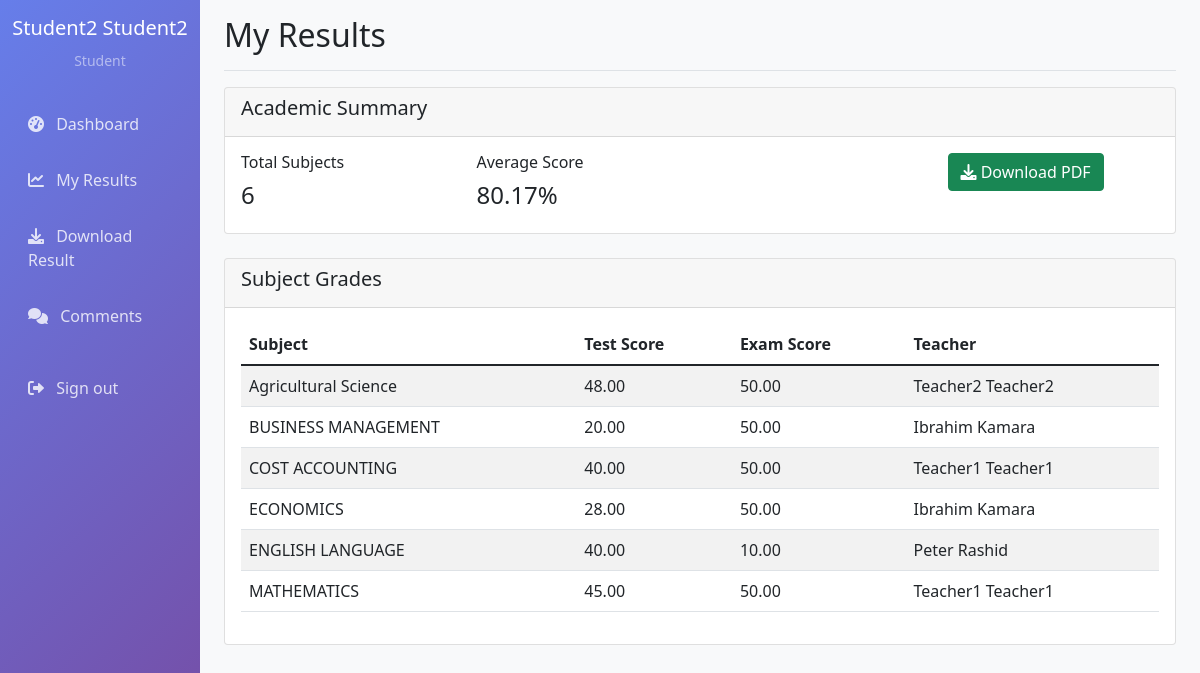
The page /grades/student/results/ (signed in) on the database its author committed.
### accounts/models.py (models this page shows, shortened)
class CustomUser(AbstractUser):
    USER_TYPE_CHOICES = (
        ('admin', 'Admin'),
        ('teacher', 'Teacher'),
        ('student', 'Student'),
    )
    email = models.EmailField(unique=True)
    user_type = models.CharField(max_length=10, choices=USER_TYPE_CHOICES)
    phone = models.PositiveIntegerField(max_length=15, blank=True)
    address = models.CharField(blank=True)
    USERNAME_FIELD = 'email'
    REQUIRED_FIELDS = ['username', 'user_type']

class Subject(models.Model):
    name = models.CharField(max_length=100)
    code = models.CharField(max_length=10, unique=True)
    description = models.CharField(blank=True)

### grades/models.py (models this page shows, shortened)
class StudentResult(models.Model):
    student = models.OneToOneField(CustomUser, on_delete=models.CASCADE, limit_choices_to={'user_type': 'student'})
    total_subjects = models.IntegerField(default=0)
    total_score = models.DecimalField(max_digits=8, decimal_places=2, default=0)
    average_score = models.DecimalField(max_digits=5, decimal_places=2, default=0)
    academic_year = models.CharField(max_length=20, default='2023-2024')
    updated_at = models.DateTimeField(auto_now=True)

class Grade(models.Model):
    student = models.ForeignKey(CustomUser, on_delete=models.CASCADE, limit_choices_to={'user_type': 'student'})
    subject = models.ForeignKey(Subject, on_delete=models.CASCADE)
    teacher = models.ForeignKey(CustomUser, on_delete=models.CASCADE, limit_choices_to={'user_type': 'teacher'}, related_name='grades_given')
    test_score = models.DecimalField(max_digits=5, decimal_places=2, default=0)
    exam_score = models.DecimalField(max_digits=5, decimal_places=2, default=0)
    total_score = models.DecimalField(max_digits=5, decimal_places=2, default=0)
    created_at = models.DateTimeField(auto_now_add=True)
    updated_at = models.DateTimeField(auto_now=True)
    class Meta:
        unique_together = ['student', 'subject']

### grades/views.py (the view)
# urls.py: path('student/results/', views.student_results, name='student_results'),
@login_required
def student_results(request):
    if request.user.user_type !='student':
        messages.error(request, 'Access denied')
        return redirect('dashboard')
    grades = Grade.objects.filter(student=request.user,).order_by('subject__name')
    student_result, created = StudentResult.objects.get_or_create(student=request.user)
    if created or not grades.exists():
        student_result.calculate_result()
    return render(request, 'grades/student_results.html', {
        'grades': grades,
        'student_result': student_result
    })

### templates/grades/student_results.html (shortened to what this page needs)
{% extends 'base.html' %}
{% block page_title %}
{% if request.user.user_type == 'student' %}
My Results {% else %} Student Results
{% endif %}
{% endblock %}
{% block content %}
<div class="row">
    <div class="col-md-12">
        <div class="card mb-4">
            <div class="card-header">
                <h5>Academic Summary</h5>
            </div>
            <div class="card-body">
                <div class="row">
                    <div class="col-md-3">
                        <h6>Total Subjects</h6>
                        <h4>{{ student_result.total_subjects }}</h4>
                    </div>
                    <div class="col-md-3">
                        <h6>Average Score</h6>
                        <h4>{{ student_result.average_score|floatformat:2 }}%</h4>
                    </div>
                    <div class="col-md-3">
                    </div>
                    <div class="col-md-3">
                        <a href="{% url 'download_result_pdf' %}" class="btn btn-success">
                            <i class="fas fa-download"></i> Download PDF
                        </a>
                    </div>
                </div>
            </div>
        </div>
        <div class="card">
            <div class="card-header">
                <h5>Subject Grades</h5>
            </div>
            <div class="card-body">
                {% if grades %}
                <div class="table-responsive">
                    <table class="table table-striped">
                        <thead>
                            <tr>
                                <th>Subject</th>
                                <th>Test Score</th>
                                <th>Exam Score</th>
                                 <th>Teacher</th>
                            </tr>
                        </thead>
                        <tbody>
                            {% for grade in grades %}
                            <tr>
                                <td>{{ grade.subject.name }}</td>
                                <td>{{ grade.test_score }}</td>
                                <td>{{ grade.exam_score }}</td>
                                 <td>{{ grade.teacher.get_full_name }}</td>
                            </tr>
                            {% endfor %}
                        </tbody>
                    </table>
                </div>
                {% else %}
                <p>No grades available yet.</p>
                {% endif %}
            </div>
        </div>
    </div>
</div>
{% endblock %}

### templates/base.html (shortened to what this page needs)
<!DOCTYPE html>
<html lang="en">
<head>
    <link href="https://cdn.jsdelivr.net/npm/select2@4.1.0-rc.0/dist/css/select2.min.css" rel="stylesheet" />
    <link href="https://cdn.jsdelivr.net/npm/bootstrap@5.1.3/dist/css/bootstrap.min.css" rel="stylesheet">
    <link href="https://cdnjs.cloudflare.com/ajax/libs/font-awesome/6.0.0/css/all.min.css" rel="stylesheet">
</head>
<body>
    <div class="container-fluid">
        <div class="row">
            {% if request.user.is_authenticated %}
            <nav class="col-md-3 col-lg-2 d-md-block sidebar collapse">
                <div class="position-sticky pt-3">
                    <div class="text-center mb-4">
                        <h5 class="text-white">{{ request.user.get_full_name }}</h5>
                        <small class="text-white-50">{{ request.user.user_type|title }}</small>
                    </div>
                    <ul class="nav flex-column">
                        <li class="nav-item">
                            <a class="nav-link" href="{% url 'dashboard' %}">
                                <i class="fas fa-tachometer-alt me-2"></i>
                                Dashboard
                            </a>
                        </li>
                        {% if request.user.user_type == 'student' %}
                        <li class="nav-item">
                            <a class="nav-link" href="{% url 'student_results' %}">
                                <i class="fas fa-chart-line me-2"></i>
                                My Results
                            </a>
                        </li>
                        <li class="nav-item">
                            <a class="nav-link" href="{% url 'download_result_pdf' %}">
                                <i class="fas fa-download me-2"></i>
                                Download Result
                            </a>
                        </li>
                        <li class="nav-item">
                            <a class="nav-link" href="{% url 'comments' %}">
                                <i class="fas fa-comments me-2"></i>
                                Comments
                            </a>
                        </li>
                        {% endif %}
                        <li class="nav-item mt-3">
                            <a class="nav-link" href="{% url 'logout' %}">
                                <i class="fas fa-sign-out-alt me-2"></i>
                                Sign out
                            </a>
                        </li>
                    </ul>
                </div>
            </nav>
            {% endif %}
            <main class="col-md-9 ms-sm-auto col-lg-10 px-md-4 main-content">
                {% if request.user.is_authenticated %}
                <div class="d-flex justify-content-between flex-wrap flex-md-nowrap align-items-center pt-3 pb-2 mb-3 border-bottom">
                    <h1 class="h2">{% block page_title %}Dashboard{% endblock %}</h1>
                </div>
                {% endif %}
                {% block content %}
                {% endblock %}
            </main>
        </div>
    </div>
</body>
</html>

### templates/base.html (style rules this page uses)
.sidebar { min-height: 100vh; background: linear-gradient(135deg, #667eea 0%, #764ba2 100%); }
.sidebar .nav-link { color: rgba(255, 255, 255, 0.8); padding: 0.75rem 1rem; margin: 0.25rem 0; border-radius: 0.5rem; transition: all 0.3s; }
.main-content { background-color: #f8f9fa; min-height: 100vh; }

### rows shown on the page
CustomUser: user.get_full_name "Student2 Student2", user.user_type "Student"
StudentResult: total_subjects "6", average_score "80.17"
Grade: subject.name "Agricultural Science", test_score "48.00", exam_score "50.00", teacher.get_full_name "Teacher2 Teacher2"
Grade: subject.name "BUSINESS MANAGEMENT", test_score "20.00", exam_score "50.00", teacher.get_full_name "Ibrahim Kamara"
Grade: subject.name "COST ACCOUNTING", test_score "40.00", exam_score "50.00", teacher.get_full_name "Teacher1 Teacher1"
Grade: subject.name "ECONOMICS", test_score "28.00", exam_score "50.00", teacher.get_full_name "Ibrahim Kamara"
Grade: subject.name "ENGLISH LANGUAGE", test_score "40.00", exam_score "10.00", teacher.get_full_name "Peter Rashid"
Grade: subject.name "MATHEMATICS", test_score "45.00", exam_score "50.00", teacher.get_full_name "Teacher1 Teacher1"
